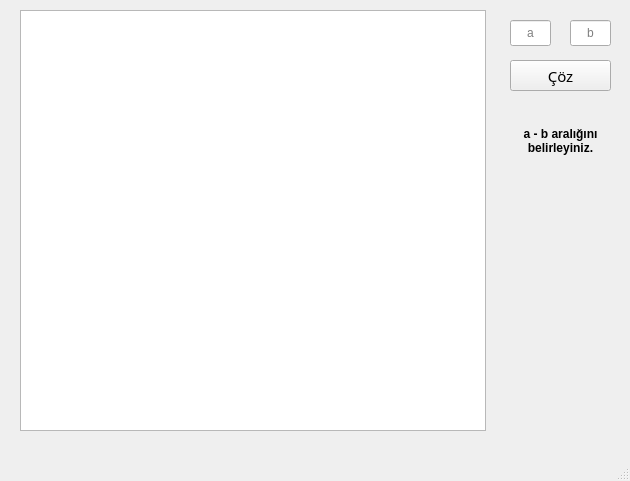
<?xml version="1.0" encoding="UTF-8"?>
<ui version="4.0">
 <class>MainWindow</class>
 <widget class="QMainWindow" name="MainWindow">
  <property name="geometry">
   <rect>
    <x>0</x>
    <y>0</y>
    <width>630</width>
    <height>481</height>
   </rect>
  </property>
  <property name="windowTitle">
   <string>İkiye Bölme (Bisection) Metodu</string>
  </property>
  <property name="styleSheet">
   <string notr="true"/>
  </property>
  <widget class="QWidget" name="centralWidget">
   <widget class="QPushButton" name="pushButton">
    <property name="geometry">
     <rect>
      <x>510</x>
      <y>60</y>
      <width>101</width>
      <height>31</height>
     </rect>
    </property>
    <property name="font">
     <font>
      <family>Source Sans Pro</family>
      <pointsize>11</pointsize>
     </font>
    </property>
    <property name="text">
     <string>Çöz</string>
    </property>
   </widget>
   <widget class="QTableWidget" name="tableWidget">
    <property name="geometry">
     <rect>
      <x>20</x>
      <y>10</y>
      <width>466</width>
      <height>421</height>
     </rect>
    </property>
    <property name="styleSheet">
     <string notr="true"/>
    </property>
   </widget>
   <widget class="QLineEdit" name="le_a">
    <property name="geometry">
     <rect>
      <x>510</x>
      <y>20</y>
      <width>41</width>
      <height>26</height>
     </rect>
    </property>
    <property name="alignment">
     <set>Qt::AlignCenter</set>
    </property>
    <property name="placeholderText">
     <string>a</string>
    </property>
   </widget>
   <widget class="QLineEdit" name="le_b">
    <property name="geometry">
     <rect>
      <x>570</x>
      <y>20</y>
      <width>41</width>
      <height>26</height>
     </rect>
    </property>
    <property name="text">
     <string/>
    </property>
    <property name="alignment">
     <set>Qt::AlignCenter</set>
    </property>
    <property name="placeholderText">
     <string>b</string>
    </property>
   </widget>
   <widget class="QLabel" name="lbl_durum">
    <property name="geometry">
     <rect>
      <x>510</x>
      <y>100</y>
      <width>101</width>
      <height>81</height>
     </rect>
    </property>
    <property name="font">
     <font>
      <weight>75</weight>
      <bold>true</bold>
     </font>
    </property>
    <property name="text">
     <string>a - b aralığını belirleyiniz.</string>
    </property>
    <property name="textFormat">
     <enum>Qt::AutoText</enum>
    </property>
    <property name="alignment">
     <set>Qt::AlignCenter</set>
    </property>
    <property name="wordWrap">
     <bool>true</bool>
    </property>
   </widget>
  </widget>
  <widget class="QMenuBar" name="menuBar">
   <property name="geometry">
    <rect>
     <x>0</x>
     <y>0</y>
     <width>630</width>
     <height>23</height>
    </rect>
   </property>
  </widget>
  <widget class="QStatusBar" name="statusBar"/>
 </widget>
 <layoutdefault spacing="6" margin="11"/>
 <resources/>
 <connections/>
</ui>
